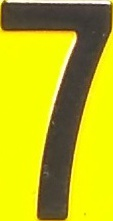
#> input picture Opencv/0letras.jpg, 113 x 221 px
$ python -i preprocesamiento.py   (imports and definitions only)
#> lines starting #> are read from the running program, lines starting #| are printed output that depends on the picture; after the words box and inside, x2 and y2 are one past the last pixel; in counts of white or black regions, pixels touching at a corner belong together
import numpy as np
import cv2
import os

def preprocesamiento(imageName):
#> called with imageName = '0letras.jpg'
    scriptpath = os.path.dirname(__file__)
    ruta = scriptpath+"/"+imageName
    imagen=cv2.imread(ruta)
#> imagen is the input picture: shape (221, 113, 3); mean B, G, R 26.3, 185.4, 188.4
    rgB=np.matrix(imagen[:,:,0])
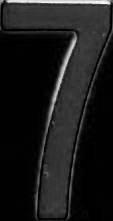
#> rgB: shape (221, 113); min 0, max 251, mean 26.3
    rGb=np.matrix(imagen[:,:,1])
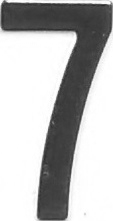
#> rGb: shape (221, 113); min 40, max 255, mean 185.4
    Rgb=np.matrix(imagen[:,:,2])
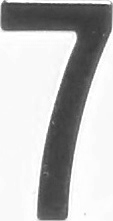
#> Rgb: shape (221, 113); min 49, max 255, mean 188.4
    img=cv2.absdiff(rGb,rgB)
    [fil,col]=img.shape
#> fil = 221; col = 113
    for i in range(0,fil):
        for j in range(0,col):
            if img[i,j]<80:
                img[i,j]=0
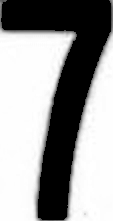
#> img: shape (221, 113); min 0, max 255, mean 152.6
    for i in range(0,fil):
        for j in range(0,col):
            if img[i,j]>0:
                img[i,j]=1
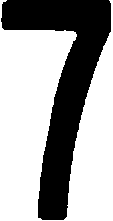
#> img: shape (221, 113); values 0 (black) and 1 (white), 63.7% white; 1 black region, box (x1, y1, x2, y2) and area: (1, 0, 111, 220) 9073
    se=np.ones((50,50), np.uint8)
    se2=np.ones((10,10),np.uint8)
    closing=cv2.morphologyEx(img,cv2.MORPH_CLOSE,se)
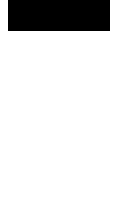
#> closing: shape (221, 113); values 0 (black) and 1 (white), 87.3% white; 1 black region, box (x1, y1, x2, y2) and area: (8, 0, 110, 31) 3162
    dilation=cv2.dilate(closing, se2,1)
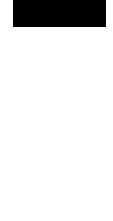
#> dilation: shape (221, 113); values 0 (black) and 1 (white), 89.9% white; 1 black region
    contours,hierarchy=cv2.findContours(dilation,cv2.RETR_TREE,cv2.CHAIN_APPROX_SIMPLE)
#> contours = 1 contour; box (x1, y1, x2, y2) and area: (0, 0, 113, 221) 22103
    cnt=contours[:]
#> cnt has the same summary as contours
    num=len(cnt)
#> num = 1
    box=np.zeros((num,4))
#> box = [[0, 0, 0, 0]]
    for i in range(0,num):
        box[i,:]=cv2.boundingRect(cnt[i])
        L=np.zeros((num,4))
        Max=[0,0]
        for i in range (0,num):
            L[i,:]=box[i]
            if L[i,2]>Max[1]:
                Max=[i,L[i,2]]
#> after the loop, box = [[0, 0, 113, 221]]
    BOX=box[Max[0],:]
#> BOX = [0, 0, 113, 221]
    BOX=np.array(BOX,dtype = np.uint32)
    b=imagen[BOX[1]:BOX[1]+BOX[3],BOX[0]:BOX[0]+BOX[2],:]
    cv2.imwrite(scriptpath+"/processed-plates/p-"+imageName,b)

>>> result = preprocesamiento('0letras.jpg')

$ run again, on Opencv/3letras.jpg
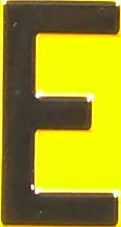
#> input picture Opencv/3letras.jpg, 121 x 227 px
#> in preprocesamiento, imagen is the input picture: shape (227, 121, 3); mean B, G, R 31.4, 151.2, 157
#> after the loop in preprocesamiento, `for i in range(0,fil):`:
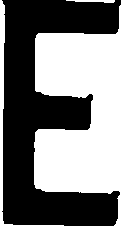
#> img: shape (227, 121); values 0 (black) and 1 (white), 47.5% white; 2 white regions, box (x1, y1, x2, y2) and area: (0, 0, 121, 227) 12958, (66, 0, 115, 3) 99
#> closing: shape (227, 121); values 0 (black) and 1 (white), 92.4% white; 1 black region, box (x1, y1, x2, y2) and area: (6, 0, 67, 34) 2074
#> in preprocesamiento, `dilation=cv2.dilate(closing, se2,1)`:
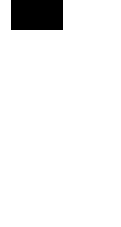
#> dilation: shape (227, 121); values 0 (black) and 1 (white), 94.3% white; 1 black region
#> contours = 1 contour; box (x1, y1, x2, y2) and area: (0, 0, 121, 227) 25531
#> cnt has the same summary as contours
#> num = 1
#> after the loop in preprocesamiento, `for i in range(0,num):`: box = [[0, 0, 121, 227]]
#> BOX = [0, 0, 121, 227]
